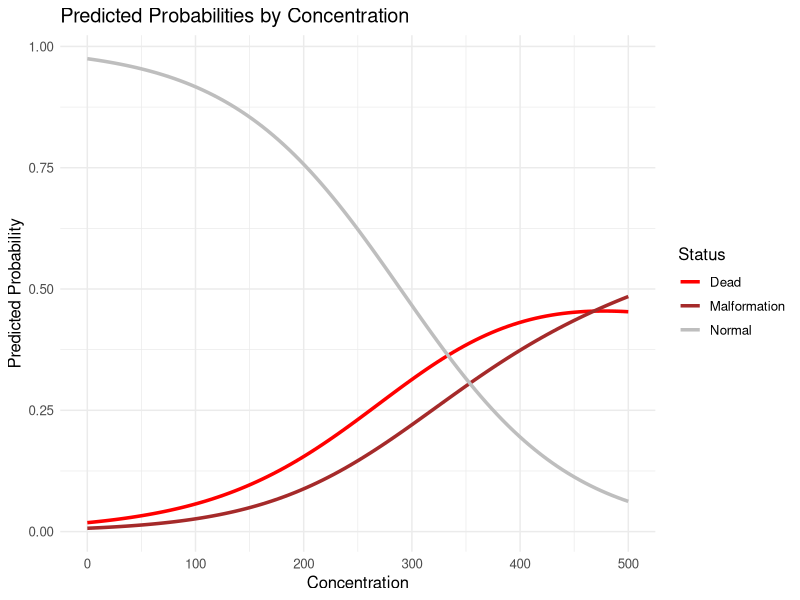
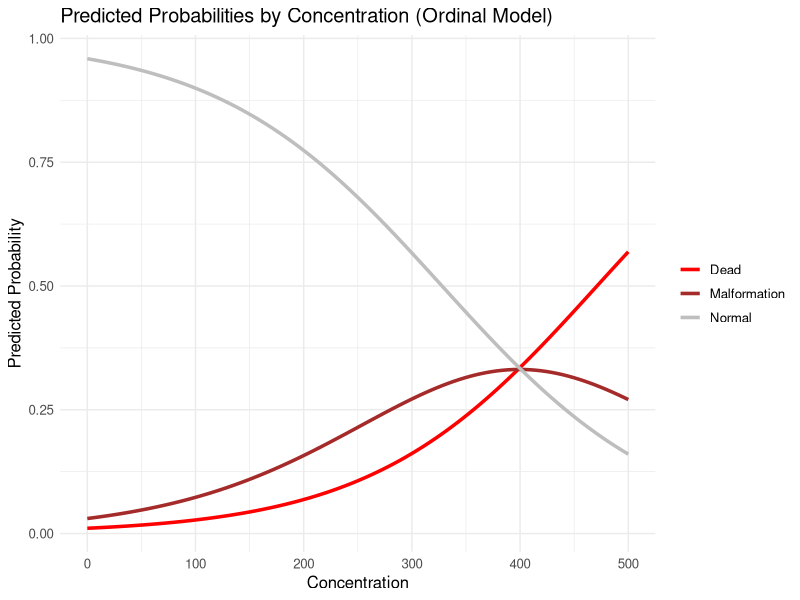
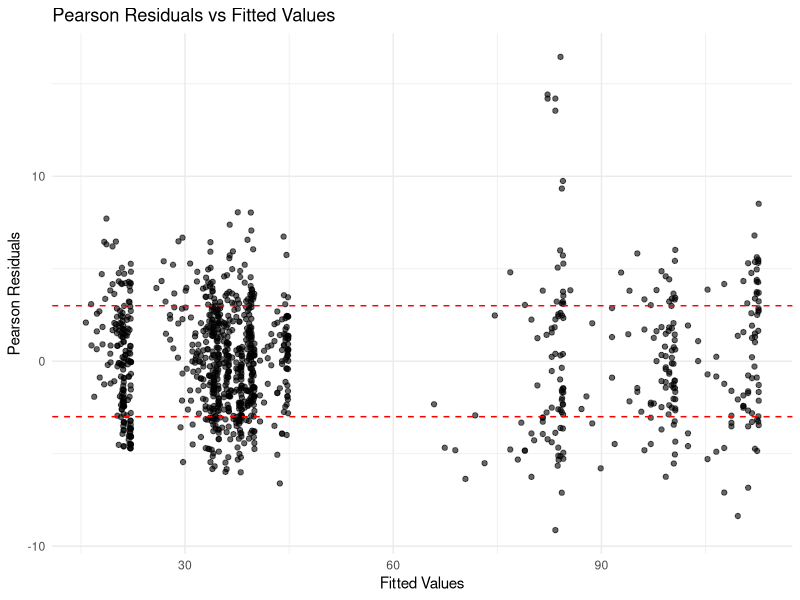
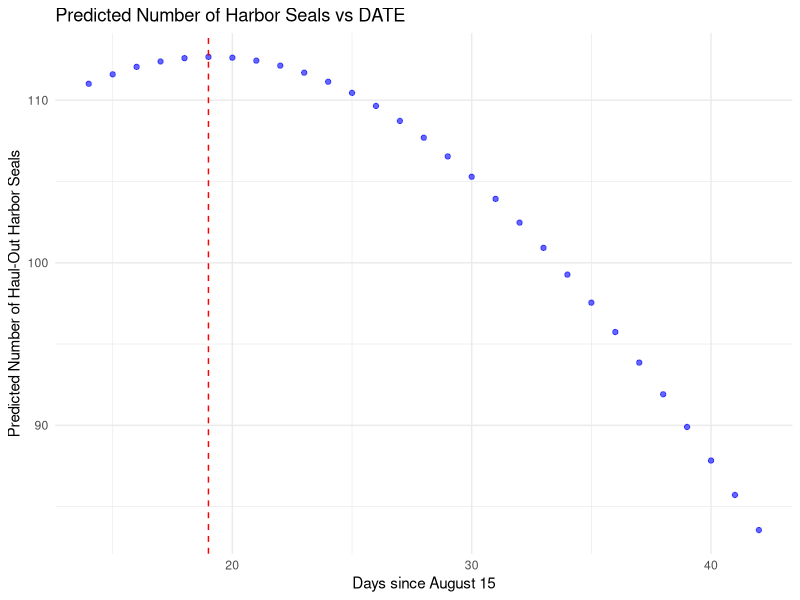

The R source for these figures, in order:
## ---- chunk 1
#Retain this code chunk!!!
library(knitr)
library(tidyverse)
library(dplyr)
library(tidyr)
knitr::opts_chunk$set(echo = FALSE)
knitr::opts_chunk$set(message = FALSE)
## ---- chunk 2
#Q1
ToxData <- read.csv("Data/Toxicity.csv")

print(ToxData)

proportion_data <- ToxData %>%
  rowwise() %>%
  mutate(Total = dead + malformation + normal) %>%
  mutate(
    Prop_Dead = dead / Total,
    Prop_Malformed = malformation / Total,
    Prop_Normal = normal / Total
  ) %>%
  select(concentration, Prop_Dead, Prop_Malformed, Prop_Normal)

# Display the proportions
print(proportion_data)
## ---- chunk 3
#Q2
library(VGAM)
ToxModel1 <- vglm(cbind(dead, malformation, normal) ~ concentration, 
                  family = multinomial, data = ToxData)

summary_model1 <- summary(ToxModel1)
print(summary_model1)



## ---- chunk 4
#Q3
odds_ratios <- exp(coef(ToxModel1))

print(odds_ratios)
## ---- chunk 5
#Q4
ToxModel_null <- vglm(cbind(dead, malformation, normal) ~ 1, 
                  family = multinomial, data = ToxData)



logLik_null <- logLik(ToxModel_null)
logLik_full <- logLik(ToxModel1)

LR_stat <- 2*((logLik_full) - logLik_null)

p_value <- pchisq(LR_stat, df = 2, lower.tail = FALSE)


cat("Likelihood Ratio Statistic:", LR_stat, "\n")
cat("p-value:", p_value, "\n")

lrtest(ToxModel1,ToxModel_null)

## ---- chunk 6
#Q5
library(ggplot2)
library(reshape2)

new_conc <- data.frame(concentration = seq(min(ToxData$concentration),
                                          max(ToxData$concentration),
                                          length.out = 100))

pred_probs <- predict(ToxModel1, newdata = new_conc, type = "response")

plot_data <- cbind(new_conc, pred_probs)
plot_data_melt <- melt(plot_data, id.vars = "concentration",
                       variable.name = "Status",
                       value.name = "Probability")

# Plot using ggplot2
ggplot(plot_data_melt, aes(x = concentration, y = Probability, color = Status)) +
  geom_line(size = 1.2) +
  labs(title = "Predicted Probabilities by Concentration",
       x = "Concentration",
       y = "Predicted Probability") +
  theme_minimal() +
  scale_color_manual(values = c("red", "brown", "grey"),
                     labels = c("Dead", "Malformation", "Normal")) +
  theme(text = element_text(size = 12))
## ---- chunk 7
#Q6
ToxModel2 <- vglm(cbind(dead, malformation, normal) ~ concentration, 
                  family = cumulative(parallel=TRUE), data = ToxData)

summary2 = summary(ToxModel2)
print(summary2)


## ---- chunk 8
odds_ratios <- exp(coef(ToxModel2))

print(odds_ratios)
## ---- chunk 9
#Q8

cumulative_probs <- predict(ToxModel2, newdata = new_conc, type = "response")

# Create the plot directly using ggplot2
ggplot() +
  geom_line(aes(x = new_conc$concentration, y = cumulative_probs[, 1], color = "Dead"), size = 1.2) +
  geom_line(aes(x = new_conc$concentration, y = cumulative_probs[, 2], color = "Malformation"), size = 1.2) +
  geom_line(aes(x = new_conc$concentration, y = cumulative_probs[, 3], color = "Normal"), size = 1.2) +
  labs(title = "Predicted Probabilities by Concentration (Ordinal Model)",
       x = "Concentration",
       y = "Predicted Probability") +
  scale_color_manual(values = c("red", "brown", "grey"),
                     labels = c("Dead", "Malformation", "Normal")) +
  theme_minimal() +
  theme(legend.title = element_blank(),
        text = element_text(size = 12))


## ---- chunk 10
#Q9

# Read the data
Harbor_Seals <- read.csv("Data/Harbor_Seals.csv")

# Fit the quasi-Poisson model with LOCNUMBER as a factor and DATE as a quadratic
model_quasi_pois <- glm(SEALS ~ factor(LOCNUMBER) + poly(DATE, 2), 
                        family = quasipoisson(link = "log"), 
                        data = Harbor_Seals)

# Display the summary of the model
summary(model_quasi_pois)
## ---- chunk 11
#Q10
ggplot() +
  geom_point(aes(x = fitted(model_quasi_pois), y = residuals(model_quasi_pois, type = "pearson")), 
             alpha = 0.6) +
  geom_hline(yintercept = c(-3, 3), linetype = "dashed", color = "red") +
  labs(title = "Pearson Residuals vs Fitted Values",
       x = "Fitted Values",
       y = "Pearson Residuals") +
  theme_minimal()


## ---- chunk 12
#Q11

new_data_Q11 <- data.frame(
  LOCNUMBER = factor(16, levels = unique(Harbor_Seals$LOCNUMBER)),
  DATE = 33
)

predicted_count <- predict(model_quasi_pois, newdata = new_data_Q11, type = "response")

cat("Predicted number of hauled-out harbor seals at location 16 on day 33:", round(predicted_count, 2))


## ---- chunk 13
#Q12
# Generate a sequence and predict date values
DATE_seq <- seq(min(Harbor_Seals$DATE), max(Harbor_Seals$DATE), by = 1)
predicted_counts <- predict(model_quasi_pois, 
                            newdata = data.frame(LOCNUMBER = factor(16, levels = unique(Harbor_Seals$LOCNUMBER)),
                                                 DATE = DATE_seq), 
                            type = "response")

optimum_date <- DATE_seq[which.max(predicted_counts)]


# Plot the predicted counts vs DATE
ggplot() +
  geom_point(aes(x = DATE_seq, y = predicted_counts), color = "blue", alpha = 0.6) +
  geom_vline(xintercept = optimum_date, linetype = "dashed", color = "red") +
  labs(title = "Predicted Number of Harbor Seals vs DATE",
       x = "Days since August 15",
       y = "Predicted Number of Haul-Out Harbor Seals") +
  theme_minimal()

cat("Optimum Date is:", optimum_date, " Days after August 15th")
